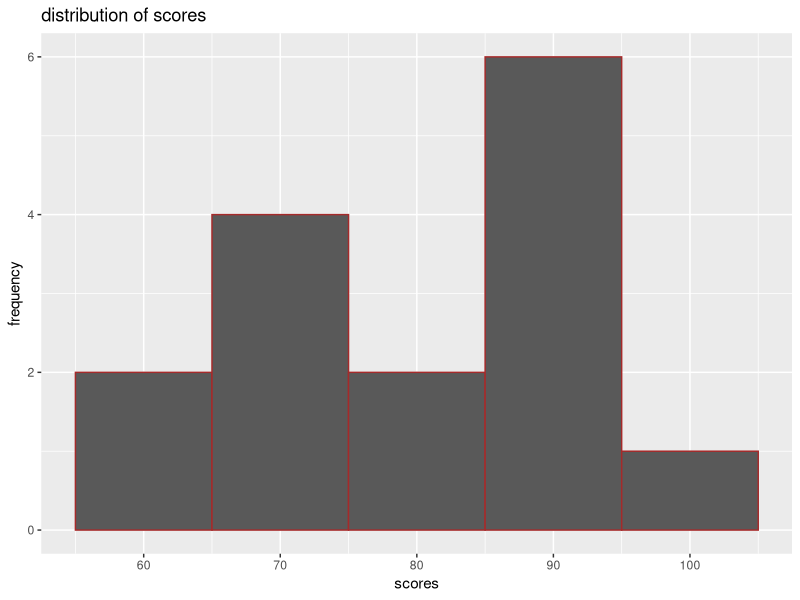
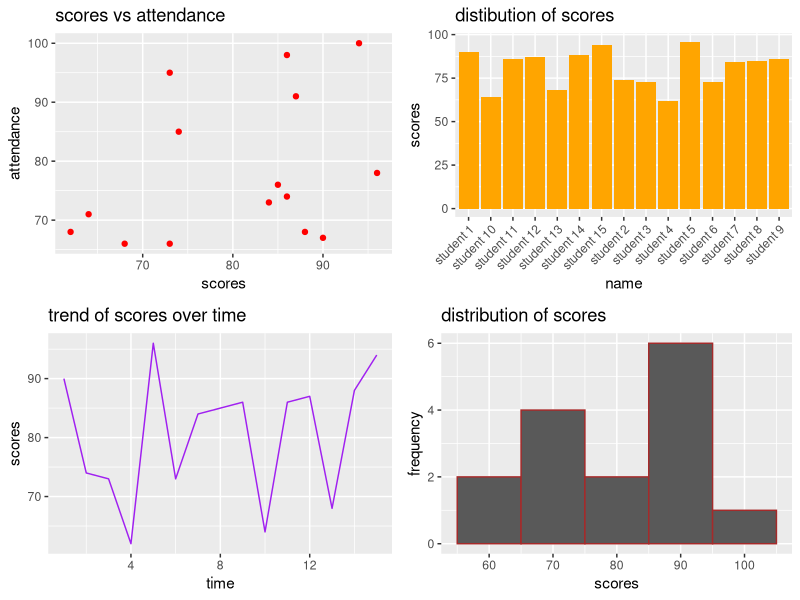

These charts were generated, in order, by the following R code:
library(ggplot2)
library(gridExtra)
set.seed(123)
num_students<-15
students<-data.frame(
  Name=paste("student",1:num_students),
  Scores=sample(60:100,num_students,replace=TRUE),
  Attendance=sample(60:100,num_students,replace=TRUE)
)
scatter_plot<-ggplot(students,aes(x=Scores,y=Attendance))+geom_point(color="red")+labs(title="scores vs attendance",x="scores",y="attendance")
bar_plot<-ggplot(students,aes(x=Name,y=Scores))+geom_bar(stat="identity",fill="orange")+theme(axis.text.x=element_text(angle=45,hjust=1))+labs(title="distibution of scores",x="name",y="scores")
students$Time<-seq_len(num_students)
line_plot<-ggplot(students,aes(x=Time,y=Scores,group=1))+geom_line(color="purple")+labs(title="trend of scores over time",x="time",y="scores")
histogram_plot<-ggplot(students,aes(x=Scores))+geom_histogram(binwidth=10,position="identity",color="brown")+scale_fill_brewer(palette="Set3")+labs(title="distribution of scores",x="scores",y="frequency")
print(histogram_plot)
grid.arrange(scatter_plot,bar_plot,line_plot,histogram_plot,ncol=2)
